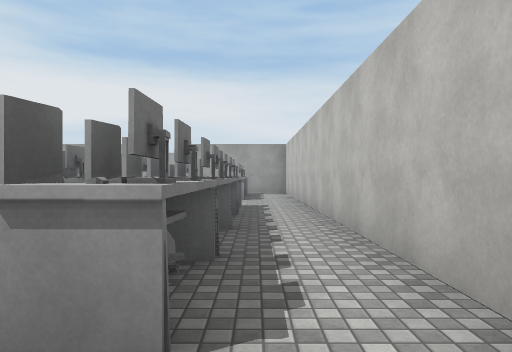
view 1 (above)

22 first-person views from a walk through a Unity game level. The camera is 1.4 m above the floor, looks level and sees 70° across. The floor is counted in squares, 2 m on a side. Each view is taken from the middle of a square. On the plan, view 1 faces up. The plan holds only what a view shows up to about 11 squares ahead; the rest is blank. The place goes on beyond the plan. The player character is not drawn. Surface patterns are stand-ins for the level's own textures.

view 2
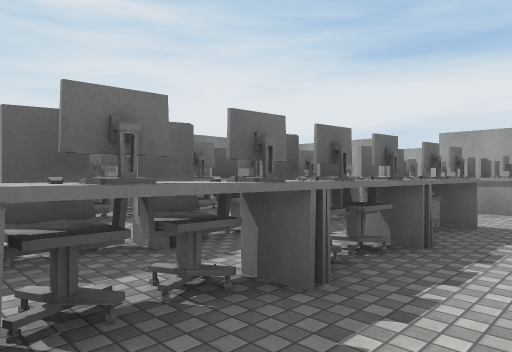

view 3
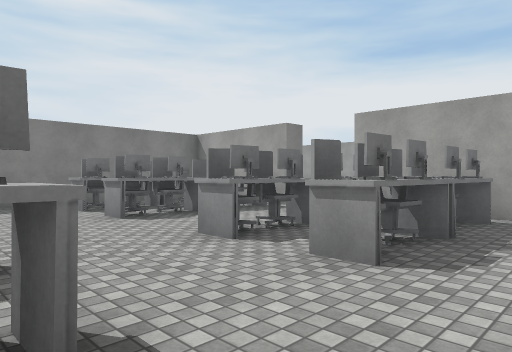

view 4
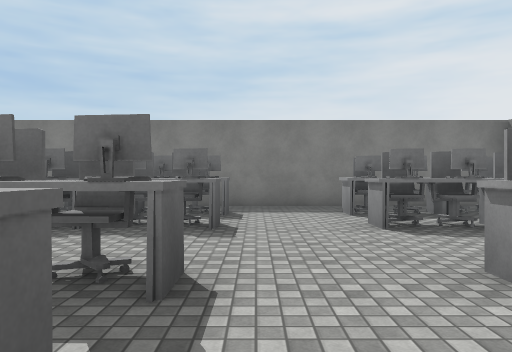

view 5
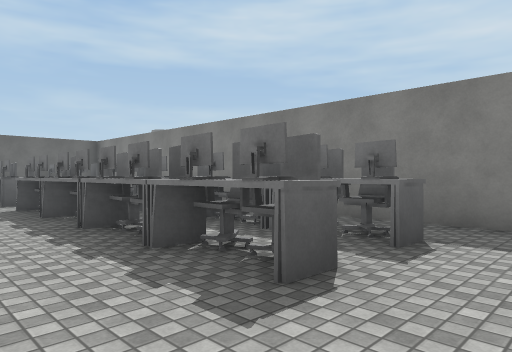

view 6
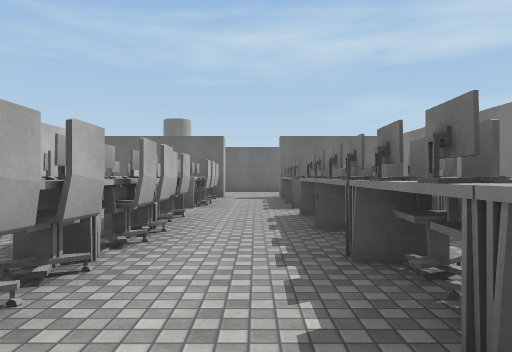

view 7
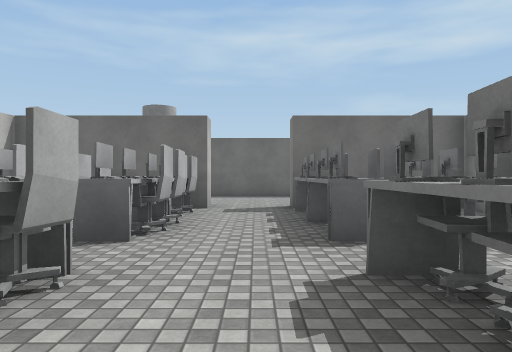

view 8
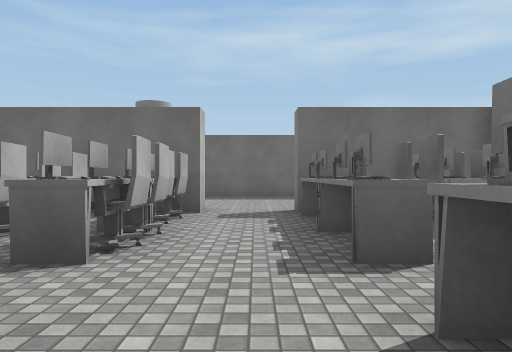

view 9
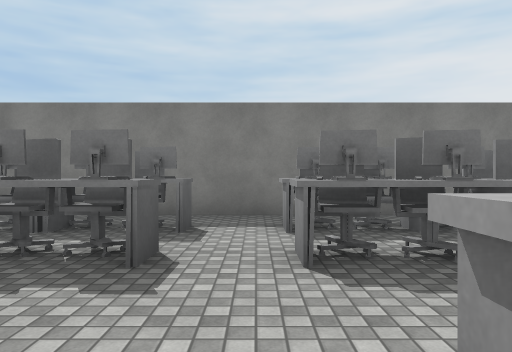

view 10
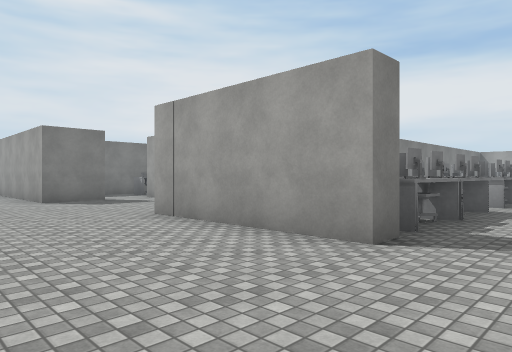

view 11
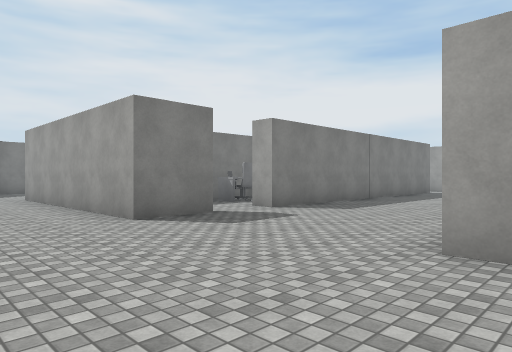

view 12
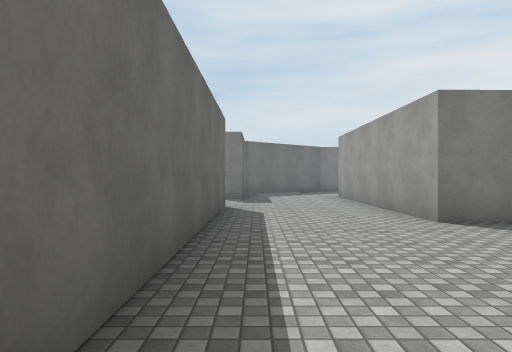

view 13
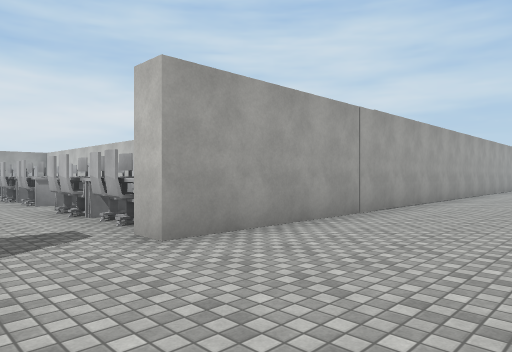

view 14
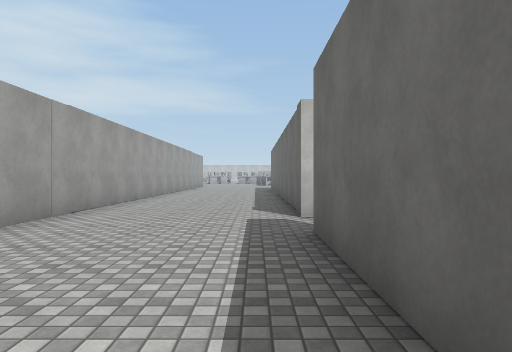

view 15
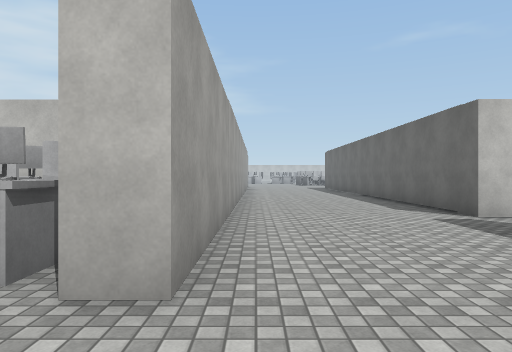

view 16
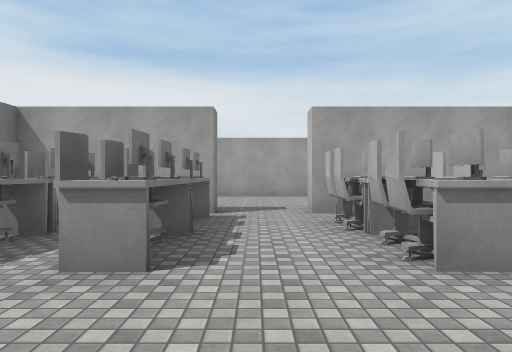

view 17
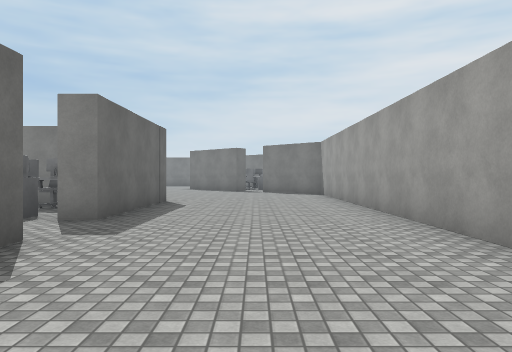

view 18
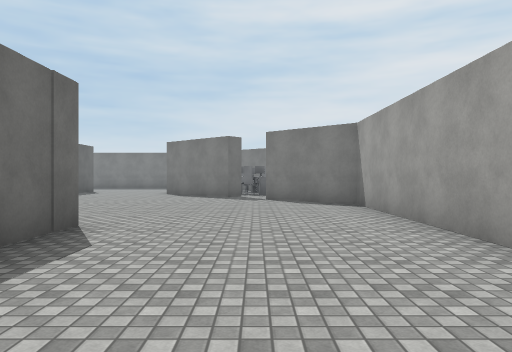

view 19
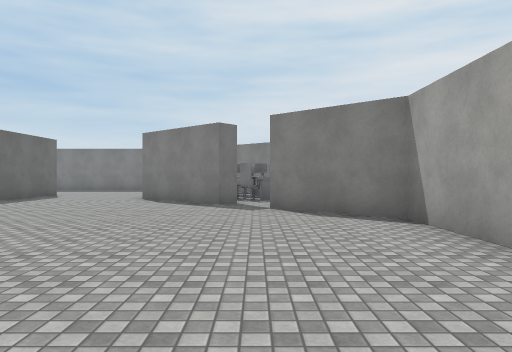

view 20
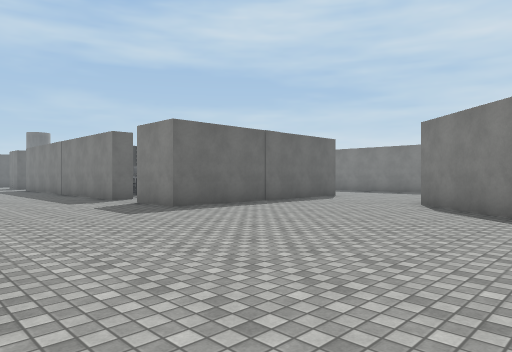

view 21
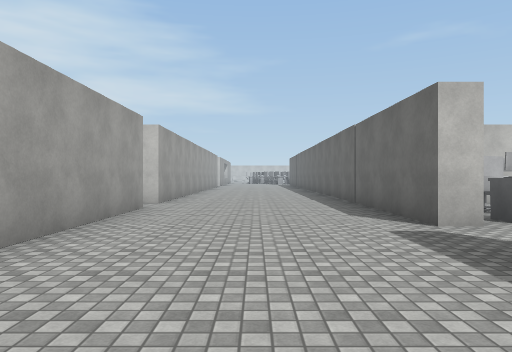

view 22
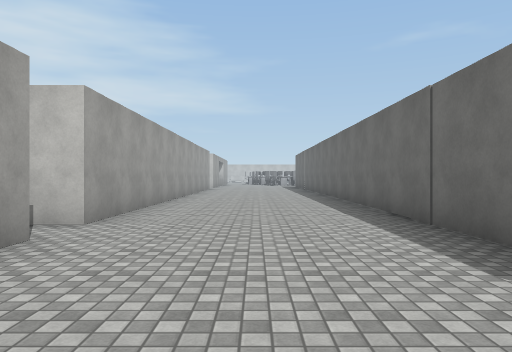

### Floor plan
Points are (right, up) in squares from view 1. A wall is a line through its corners. A room is listed if a view was taken in it or the views show most of it. See-through windows are left out.
Room 1 (views 1, 2, 3, 4, 5, 6, 7, 8, 9, 16)
walls: (-8.5, 4.6) (-8.5, -3.9) (-4.8, -3.9) (-4.8, -4.5); (1.2, 1.8) (1.2, 11.8); (1.2, -1.4) (1.2, -0.9); (-4.8, 15.5) (-4.8, 14.9) (-8.5, 14.9) (-8.5, 6.5); (0.9, 14.9) (-2.9, 14.9) (-2.9, 15.5); (-2.9, -4.5) (-2.9, -3.9) (0.4, -3.9)
ways out: opening at (-3.5, -4) to room 2; opening at (-3.5, 15) to room 2
objects: chair (-8, 7); chair (-7, -3); chair (-7, -2); chair (-7, -1); chair (-7, 0); chair (-7, 2); chair (-7, 3); chair (-7, 4); chair (-7, 5); chair (-7, 6); other object (-7, 7); other object (-7, 8); chair (-7, 9); chair (-7, 11); chair (-7, 12); chair (-7, 13); chair (-7, 14); other object (-6, -3); chair (-6, -2); chair (-6, -1); chair (-6, 0); chair (-6, 2); chair (-6, 4); chair (-6, 5); chair (-6, 7); chair (-6, 8); chair (-6, 11); chair (-6, 12); other object (-6, 14); other object (-5, -3); other object (-5, -2); other object (-5, -1); other object (-5, 0); other object (-5, 2); chair (-5, 3); other object (-5, 4); other object (-5, 5); chair (-5, 6); other object (-5, 7); other object (-5, 8); other object (-5, 11); other object (-5, 12); chair (-5, 13); other object (-5, 14); chair (-3, -3); chair (-3, -2); chair (-3, -1); chair (-3, 2); chair (-3, 3); chair (-3, 4); chair (-3, 5); chair (-3, 6); chair (-3, 7); chair (-3, 8); chair (-3, 11); chair (-3, 12); chair (-3, 13); other object (-2, -3); other object (-2, -2); other object (-2, -1); other object (-2, 0); other object (-2, 2); other object (-2, 3); other object (-2, 4); other object (-2, 5); other object (-2, 6); other object (-2, 7); other object (-2, 8); other object (-2, 11); other object (-2, 12); other object (-2, 13); other object (-2, 14); other object (-1, -3); other object (-1, -2); chair (-1, -1) to (-1, 0); chair (-1, 1); other object (-1, 2); chair (-1, 3); chair (-1, 4); other object (-1, 5); other object (-1, 6); other object (-1, 7); other object (-1, 8); chair (-1, 9); chair (-1, 10); other object (-1, 11); other object (-1, 12); chair (-1, 13) to (-1, 14); chair (0, -3); chair (0, -2); chair (0, -1); chair (0, 4); chair (0, 5); chair (0, 6); chair (0, 7); chair (0, 12); chair (0, 13)
Room 2 (views 10, 11, 12, 13, 14, 15, 17, 18, 19, 20, 21, 22)
walls: (-14.1, 7.6) (-13.5, 7.6) (-13.5, 7); (-13.5, 2.1) (-13.5, -2) (-14.2, -2); (-18, 10.8) (-13.5, 10.8) (-13.5, 9.1); (-9.2, 15.5) (-4.8, 15.5); (-13.5, -3.6) (-13.5, -5.2) (-20.2, -5.2); (-4.8, -4.5) (-9.1, -4.5); (-2.9, 15.5) (7, 15.5); (-15.9, 17.1) (-18.1, 14.5); (-4, -8.7) (-0.5, -8.7); (-16.4, -8.7) (-9, -8.7); (0, 20.5) (-12.9, 20.5) (-14.8, 18.3); (1.2, -8.7) (6, -8.7); (7.1, -4.5) (-2.9, -4.5); (7, 20.5) (1.2, 20.5) (1.2, 21.2)
ways out: opening at (-3.5, -4) to room 1; opening at (-3.5, 15) to room 1; opening at (-17.5, -9); opening at (-15, 18); opening at (-14, -2.5); opening at (-14, 8.5); opening at (0.5, -9)

Where each view was taken, in squares from view 1:
view 1: 0 up, 0 right, facing up
view 2: 3 up, 1 right, facing up-left
view 3: 8 up, 1 right, facing up-left
view 4: 9 up, 0 right, facing left
view 5: 10 up, 3 left, facing down-left
view 6: 8 up, 4 left, facing down
view 7: 4 up, 4 left, facing down
view 8: 3 up, 4 left, facing down
view 9: 1 up, 2 left, facing left
view 10: 8 down, 3 left, facing up-left
view 11: 8 down, 8 left, facing up-left
view 12: 8 down, 8 left, facing left
view 13: 8 down, 5 left, facing up-right
view 14: 8 down, 5 left, facing right
view 15: 5 down, 5 left, facing right
view 16: 8 up, 4 left, facing up
view 17: 18 up, 1 right, facing left
view 18: 18 up, 4 left, facing left
view 19: 18 up, 7 left, facing left
view 20: 18 up, 9 left, facing down-left
view 21: 18 up, 8 left, facing right
view 22: 18 up, 4 left, facing right
